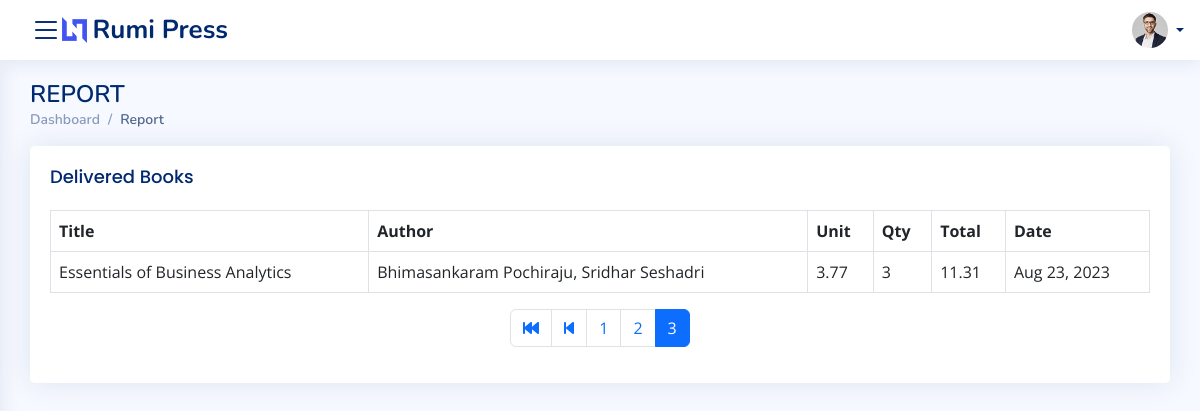
The app's page /reports/?page=3, older data.
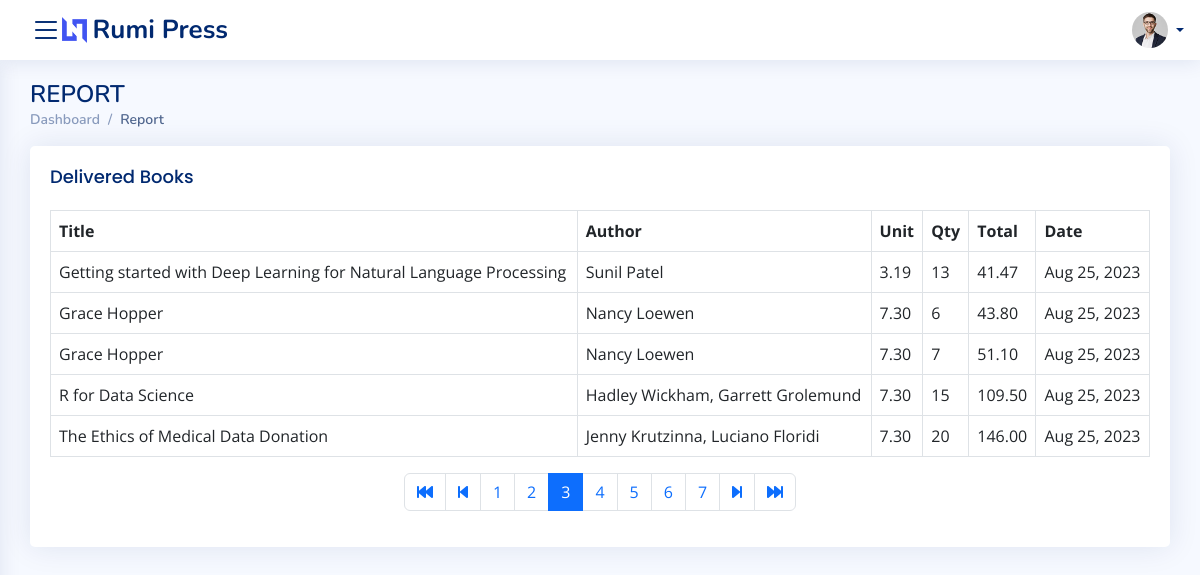
The same page, newer data.
### tracker/models.py (models this page shows)
class Delivery(models.Model):
    book=models.ForeignKey(Books, on_delete=models.CASCADE)
    category=models.ForeignKey(Categories, on_delete=models.PROTECT)
    unit_price=models.DecimalField(max_digits=6, decimal_places=2)
    qty=models.IntegerField()
    total=models.DecimalField(max_digits=6, decimal_places=2)
    date=models.DateField()
    user=models.ForeignKey(User, on_delete=models.CASCADE, related_name="admin")
    active=models.BooleanField(default=True)

class Books(models.Model):
    book_code=models.IntegerField()
    title=models.CharField(max_length=255)
    subtitle=models.CharField(max_length=255, null=True)
    author=models.CharField(max_length=255)
    publishing_date=models.DateField()
    publisher=models.CharField(max_length=255)
    category=models.ForeignKey(Categories, on_delete=models.CASCADE)
    user=models.ForeignKey(User, on_delete=models.CASCADE, related_name='user_reg')
    date=models.DateField(auto_now=True)
    distribution_expense=models.DecimalField(max_digits=6, decimal_places=2)
    active=models.BooleanField(default=True)

### tracker/views.py (the view)
# urls.py: path('reports/', views.ReportView, name='reports'),
def ReportView(request):
    if request.method=="GET":
        page=request.GET.get('page',1)
        deliveries=Delivery.objects.filter(active=True).all().order_by('-date','-id')
        try:
            paginator=Paginator(deliveries,5)
            deliveries=paginator.page(page)
        except:
            raise Http404
        return render(request, 'reports/reports.html', {'entity':deliveries, 'paginator':paginator})

### templates/reports/reports.html (shortened to what this page needs)
{% extends 'base.html' %}
{% block content %}
<main id="main" class="main">
    <div class="pagetitle">
      <h1>REPORT</h1>
      <nav>
        <ol class="breadcrumb">
          <li class="breadcrumb-item"><a href="{% url  'index' %}">Dashboard</a></li>
          <li class="breadcrumb-item active">Report</li>
        </ol>
      </nav>
    </div>
    <section class="section">
    <div class="row">
        <div class="col-lg-12">
          <div class="card">
            <div class="card-body">
              <h5 class="card-title">Delivered Books</h5>
              <table class="table table-hover table-bordered  table-responsive mt-2">
                  <thead>
                    <th>Title</th>
                    <th>Author</th>
                    <th>Unit</th>
                    <th>Qty</th>
                    <th>Total</th>
                    <th>Date</th>
                  </thead>
                  <tbody>
                    {% for delivery in entity %}
                        <tr>
                            <td>{{delivery.book.title}}</td>
                            <td>{{delivery.book.author}}</td>
                            <td>{{delivery.unit_price}}</td>
                            <td>{{delivery.qty}}</td>
                            <td>{{delivery.total}}</td>
                            <td>{{delivery.date|date:'M d, Y'}}</td>
                        </tr>
                    {% endfor %}
                  </tbody>
              </table>
              {% include 'paginator.html' %}
            </div>
          </div>
        </div>
    </div>
</main>
{% endblock %}

### templates/base.html (shortened to what this page needs)
<!DOCTYPE html>
<html lang="es">
{% load static %}
<head>
    <link href="https://cdn.jsdelivr.net/npm/bootstrap@5.3.1/dist/css/bootstrap.min.css" rel="stylesheet">
    <link rel="stylesheet" href="https://cdnjs.cloudflare.com/ajax/libs/font-awesome/6.4.2/css/all.min.css">
    <link href="{% static '/vendor/bootstrap/css/bootstrap.min.css' %}" rel="stylesheet">
    <link href="{% static '/vendor/bootstrap-icons/bootstrap-icons.css' %}" rel="stylesheet">
    <link href="{% static '/vendor/boxicons/css/boxicons.min.css' %}" rel="stylesheet">
    <link href="{% static '/vendor/quill/quill.snow.css' %}" rel="stylesheet">
    <link href="{% static '/vendor/quill/quill.bubble.css' %}" rel="stylesheet">
    <link href="{% static '/vendor/remixicon/remixicon.css' %}" rel="stylesheet">
    <link href="{% static '/vendor/simple-datatables/style.css' %}" rel="stylesheet">
    <link href="{% static 'css/style.css' %}" rel="stylesheet">
</head>
<body>
    {% include 'header.html' %}
    {% block content %}
    {% endblock %}
</body>
</html>

### templates/header.html (shortened to what this page needs)
{% load static%}
 <header id="header" class="header fixed-top d-flex align-items-center">
    <div class="d-flex align-items-center justify-content-between">
        <i class="bi bi-list toggle-sidebar-btn"></i>
      <a href="{% url 'index' %}" class="logo d-flex align-items-center">
        <img src="{% static 'img/logo.png' %}" alt="">
        <span class="d-none d-lg-block">Rumi Press</span>
      </a>
    </div>
    <nav class="header-nav ms-auto">
        <ul class="d-flex align-items-center">
            <li class="nav-item dropdown pe-3">
                <a class="nav-link nav-profile d-flex align-items-center pe-0" href="#" data-bs-toggle="dropdown">
                  <img src="{% static '/img/profile-img.jpg' %}" alt="Profile" class="rounded-circle">
                  <span class="d-none d-md-block dropdown-toggle ps-2">{{user.username}}</span>
                </a>
              </li>
        </ul>
    </nav>
</header>

### templates/paginator.html (shortened to what this page needs)
{% if paginator.num_pages > 1 %}
<div class="d-flex justify-content-center">
    <ul class="pagination">
        {% if entity.has_previous %}
            <li class="page-item d-none d-sm-block">
                <a class="page-link" href="?page=1"><i class="fa-solid fa-backward-fast"></i></a>
            </li>
            <li class="page-item d-none d-sm-block"><a class="page-link" href="?page={{ entity.previous_page_number }}"><i class="fa-solid fa-backward-step"></i></a></li>
        {% endif %}
        {% for page in paginator.page_range %}
            {% if page <= 7 and entity.number|add:3 < 8 %}
                {% if entity.number <= 4  %}
                    <li class="page-item {% if page == entity.number %}active{% endif %}">
                        <a class="page-link" href="?page={{ page }}">{{ page  }}</a>
                    </li>
                {% elif page >= entity.number|add:-3 and page <= entity.number|add:4 %}
                    <li class="page-item {% if page == entity.number %}active{% endif %}">
                        <a class="page-link" href="?page={{ page }}">{{ page  }}</a>
                    </li>
                {% endif%}
            {%elif page >= entity.number|add:-3 and page <= entity.number|add:3 and entity.number < paginator.num_pages|add:-2 %}
                <li class="page-item {% if page == entity.number %}active{% endif %}">
                    <a class="page-link" href="?page={{ page }}">{{ page  }}</a>
                </li>
            {%elif page >= entity.number|add:-4 and page <= entity.number|add:3 and entity.number == paginator.num_pages|add:-2 %}
                <li class="page-item {% if page == entity.number %}active{% endif %}">
                    <a class="page-link" href="?page={{ page }}">{{ page  }}</a>
                </li>
            {%elif page >= entity.number|add:-5 and page <= entity.number|add:3 and entity.number == paginator.num_pages|add:-1 %}
                <li class="page-item {% if page == entity.number %}active{% endif %}">
                    <a class="page-link" href="?page={{ page }}">{{ page  }}</a>
                </li>
            {%elif page >= entity.number|add:-5 and page <= entity.number|add:3 and entity.number == paginator.num_pages%}
                <li class="page-item {% if page == entity.number %}active{% endif %}">
                    <a class="page-link" href="?page={{ page }}">{{ page  }}</a>
                </li>
            {% endif %}
        {% endfor %}
        {% if entity.has_next %}
            <li class="page-item d-none d-sm-block">
                <a class="page-link" href="?page={{ entity.next_page_number }}"><i class="fa-solid fa-forward-step"></i></a>
            </li>
            <li class="page-item d-none d-sm-block">
                <a class="page-link" href="?page={{paginator.num_pages}}"><i class="fa-solid fa-forward-fast"></i></a>
            </li>
        {% endif %}
    </ul>
</div>
{% endif %}

### static/css/style.css (style rules this page uses)
:root { scroll-behavior: smooth; }
body { font-family: "Open Sans", sans-serif; background: #f6f9ff; color: #444444; }
a { color: #4154f1; text-decoration: none; }
h1, h2, h3, h4, h5, h6 { font-family: "Nunito", sans-serif; }
#main { margin-top: 60px; padding: 20px 30px; transition: all 0.3s; }
.pagetitle { margin-bottom: 10px; }
.pagetitle h1 { font-size: 24px; margin-bottom: 0; font-weight: 600; color: #012970; }
.card { margin-bottom: 30px; border: none; border-radius: 5px; box-shadow: 0px 0 30px rgba(1, 41, 112, 0.1); }
.card-title { padding: 20px 0 15px 0; font-size: 18px; font-weight: 500; color: #012970; font-family: "Poppins", sans-serif; }
.card-body { padding: 0 20px 20px 20px; }
.breadcrumb { font-size: 14px; font-family: "Nunito", sans-serif; color: #899bbd; font-weight: 600; }
.breadcrumb a { color: #899bbd; transition: 0.3s; }
.breadcrumb .breadcrumb-item::before { color: #899bbd; }
.breadcrumb .active { color: #51678f; font-weight: 600; }
.logo { line-height: 1; }
@media (min-width: 1200px) { .logo { width: 280px; } }
.logo img { max-height: 26px; margin-right: 6px; }
.logo span { font-size: 26px; font-weight: 700; color: #012970; font-family: "Nunito", sans-serif; }
.header { transition: all 0.5s; z-index: 997; height: 60px; box-shadow: 0px 2px 20px rgba(1, 41, 112, 0.1); background-color: #fff; padding-left: 20px; }
.header .toggle-sidebar-btn { font-size: 32px; padding-left: 10px; cursor: pointer; color: #012970; }
.header-nav ul { list-style: none; }
.header-nav>ul { margin: 0; padding: 0; }
.header-nav .nav-profile { color: #012970; }
.header-nav .nav-profile img { max-height: 36px; }
.header-nav .nav-profile span { font-size: 14px; font-weight: 600; }
@media (min-width: 1200px) { #main, #footer { margin-left: 300px; } }
@media (min-width: 1200px) { .toggle-sidebar #main, .toggle-sidebar #footer { margin-left: 0; } }

Row changes from the older to the newer data that the page shows:
no longer on this page (row unchanged): Delivery: book "Essentials of Business Analytics", book.author "Bhimasankaram Pochiraju, Sridhar Seshadri", unit_price "3.77", qty "3", total "11.31", date "Aug 23, 2023"
added Delivery: book "Getting started with Deep Learning for Natural Language Processing", book.author "Sunil Patel", unit_price "3.19", qty "13", total "41.47", date "Aug 25, 2023"
added Delivery: book "Grace Hopper", book.author "Nancy Loewen", unit_price "7.30", qty "6", total "43.80", date "Aug 25, 2023"
added Delivery: book "Grace Hopper", book.author "Nancy Loewen", unit_price "7.30", qty "7", total "51.10", date "Aug 25, 2023"
added Delivery: book "R for Data Science", book.author "Hadley Wickham, Garrett Grolemund", unit_price "7.30", qty "15", total "109.50", date "Aug 25, 2023"
added Delivery: book "The Ethics of Medical Data Donation", book.author "Jenny Krutzinna, Luciano Floridi", unit_price "7.30", qty "20", total "146.00", date "Aug 25, 2023"
Text that changed along with them:
new list line: "4"
new list line: "5"
new list line: "6"
new list line: "7"
